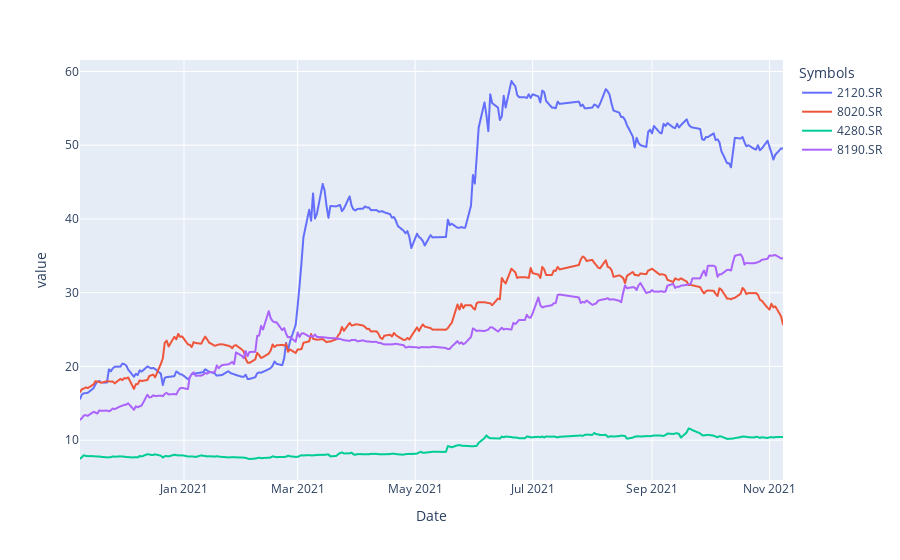

Here is the notebook cell this chart was saved with:
### Code cell
Close.plot()

### Figure 1 — Plotly figure (JSON) as saved in the notebook; plotly's stock layout.template omitted (floating-point values rounded to 4 significant figures; data arrays with more than 128 entries replaced by an {"elided": "..."} marker saying what was removed)
{"data": [{"hovertemplate": "Symbols=2120.SR<br>Date=%{x}<br>value=%{y}<extra></extra>", "legendgroup": "2120.SR", "line": {"color": "#636efa", "dash": "solid"}, "marker": {"symbol": "circle"}, "mode": "lines", "name": "2120.SR", "showlegend": true, "type": "scattergl", "x": {"elided": "252 str values"}, "xaxis": "x", "y": {"elided": "252 float values"}, "yaxis": "y"}, {"hovertemplate": "Symbols=8020.SR<br>Date=%{x}<br>value=%{y}<extra></extra>", "legendgroup": "8020.SR", "line": {"color": "#EF553B", "dash": "solid"}, "marker": {"symbol": "circle"}, "mode": "lines", "name": "8020.SR", "showlegend": true, "type": "scattergl", "x": {"elided": "252 str values"}, "xaxis": "x", "y": {"elided": "252 float values"}, "yaxis": "y"}, {"hovertemplate": "Symbols=4280.SR<br>Date=%{x}<br>value=%{y}<extra></extra>", "legendgroup": "4280.SR", "line": {"color": "#00cc96", "dash": "solid"}, "marker": {"symbol": "circle"}, "mode": "lines", "name": "4280.SR", "showlegend": true, "type": "scattergl", "x": {"elided": "252 str values"}, "xaxis": "x", "y": {"elided": "252 float values"}, "yaxis": "y"}, {"hovertemplate": "Symbols=8190.SR<br>Date=%{x}<br>value=%{y}<extra></extra>", "legendgroup": "8190.SR", "line": {"color": "#ab63fa", "dash": "solid"}, "marker": {"symbol": "circle"}, "mode": "lines", "name": "8190.SR", "showlegend": true, "type": "scattergl", "x": {"elided": "252 str values"}, "xaxis": "x", "y": {"elided": "252 float values"}, "yaxis": "y"}], "layout": {"autosize": true, "legend": {"title": {"text": "Symbols"}, "tracegroupgap": 0}, "margin": {"t": 60}, "xaxis": {"anchor": "y", "autorange": true, "domain": [0, 1], "range": ["2020-11-08", "2021-11-08"], "title": {"text": "Date"}, "type": "date"}, "yaxis": {"anchor": "x", "autorange": true, "domain": [0, 1], "range": [4.603, 61.55], "title": {"text": "value"}, "type": "linear"}}}
